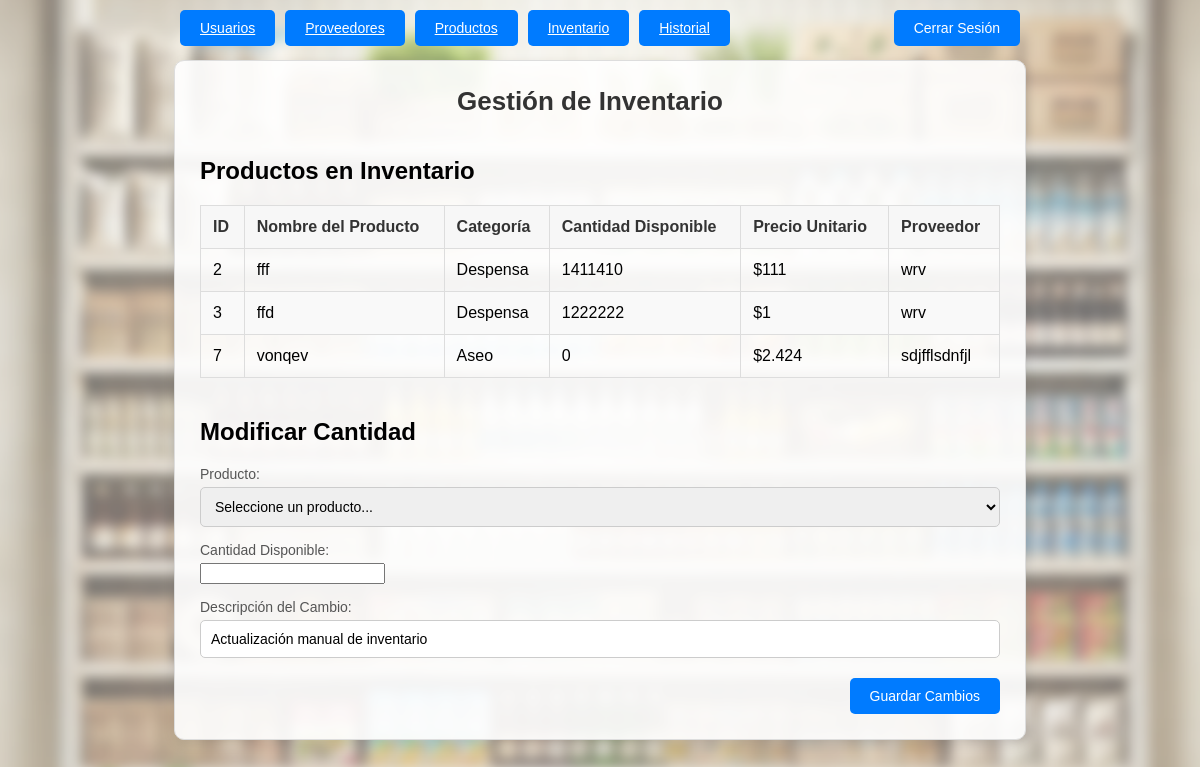
Page /inventario/ (signed in) on the earlier database version.
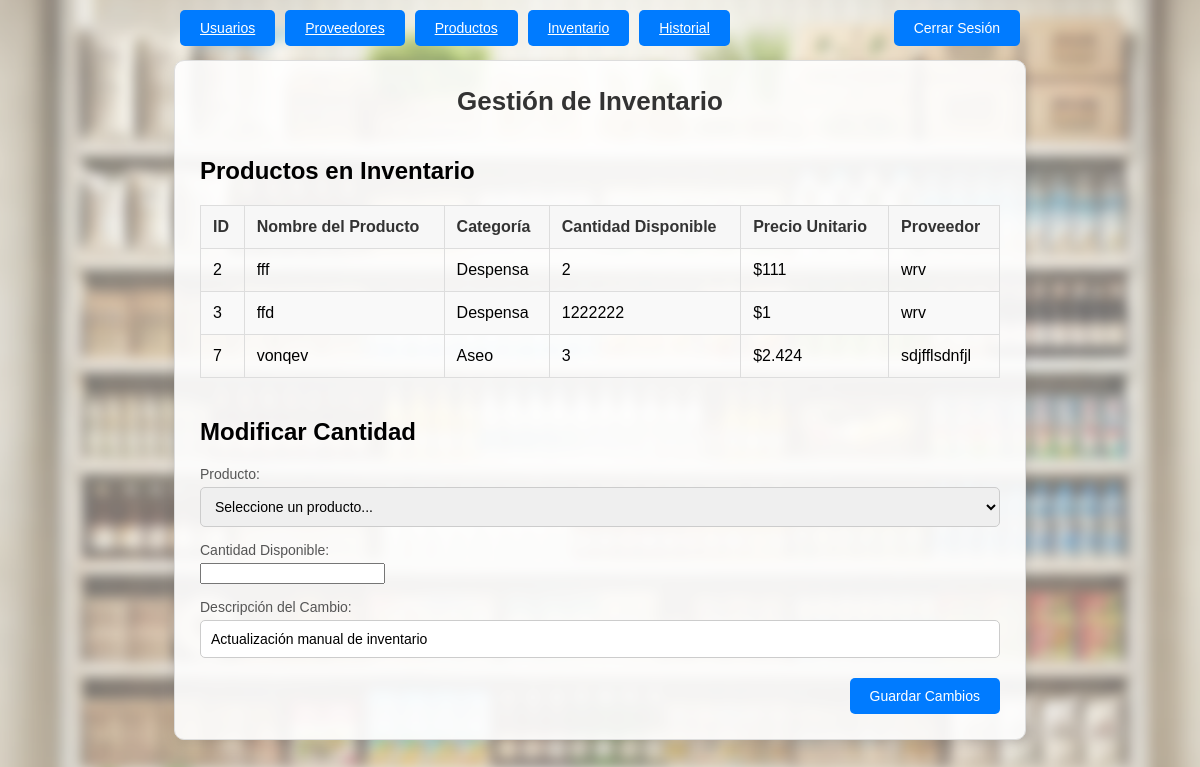
Same page on the later database version.
### inventario/models.py (models this page shows, shortened)
class Inventario(models.Model):
    producto = models.ForeignKey(
        'productos.Producto',
        on_delete=models.PROTECT,  # Evita la eliminación en cascada
        related_name='inventarios'
    )
    cantidad_disponible = models.PositiveIntegerField(default=0)

### productos/models.py (models this page shows, shortened)
class Producto(models.Model):
    nombre_producto = models.CharField(max_length=100)
    class Categoria(models.TextChoices):
        ASEO = 'Aseo', 'Aseo'
        DESPENSA = 'Despensa', 'Despensa'
        CONGELADOS = 'Congelados', 'Congelados'
        CUIDADO_PERSONAL = 'Cuidado Personal', 'Cuidado Personal'
    categoria = models.CharField(
        max_length=16,
        choices=Categoria.choices,
        blank=False,
    )
    precio = models.DecimalField(max_digits=10, decimal_places=2)
    proveedor = models.ForeignKey(
        'proveedores.Proveedor',
        on_delete=models.PROTECT,
        related_name='productos'
    )
    descripcion = models.TextField(blank=True, null=True)
    fecha_registro = models.DateTimeField(auto_now_add=True)

### proveedores/models.py (models this page shows, shortened)
class Proveedor(models.Model):
    nombre_razon_social = models.CharField(max_length=100, verbose_name="Nombre o Razón Social")
    class TipoProveedor(models.TextChoices):
        ASEO = 'Aseo', 'Aseo'
        DESPENSA = 'Despensa', 'Despensa'
        CONGELADOS = 'Congelados', 'Congelados'
        CUIDADO_PERSONAL = 'Cuidado Personal', 'Cuidado Personal'
    tipo_proveedor = models.CharField(
        max_length=16,
        choices=TipoProveedor.choices,
        blank=False,
    )
    rut = models.CharField(
        max_length=12,
        unique=True,
        verbose_name="RUT"
    )
    direccion = models.CharField(
        max_length=255,
        blank=True,
        null=True,
        verbose_name="Dirección"
    )
    telefono = models.CharField(
        max_length=15,
        blank=True,
        null=True,
        verbose_name="Teléfono"
    )
    email = models.EmailField(
        max_length=100,
        unique=True,
        blank=True,
        null=True,
        verbose_name="Correo Electrónico"
    )
    notas = models.TextField(
        blank=True,
        null=True,
        verbose_name="Notas o Comentarios"
    )
    creado_en = models.DateTimeField(
        auto_now_add=True,
        verbose_name="Fecha de Creación"
    )

### inventario/views.py (the view)
# urls.py: path('inventario/', login_required(inventario_views.gestionInventario), name='gestionInventario'),
def gestionInventario(request):
    inventarios = Inventario.objects.select_related('producto').all()
    productos_no_registrados = Producto.objects.exclude(id__in=inventarios.values('producto_id'))
    return render(request, 'inventario/gestionInventario.html', {
        'inventarios': inventarios,
        'productos_no_registrados': productos_no_registrados,
    })

### productos/templatetags/currency_filters.py (called while the page is built)
@register.filter
def currency(value):
    try:
        value = int(value)  # Convertir a entero para eliminar los decimales
    except (ValueError, TypeError):
        return value
    return f"${value:,}".replace(",", ".")

### inventario/templates/inventario/gestionInventario.html (shortened to what this page needs)
{% load currency_filters %}
<!DOCTYPE html>
<html lang="es">
<head>
    {% load static %}
    <link rel="stylesheet" href="{% static 'inventario/styles.css' %}">
</head>
<body>
    <header style="display: flex; justify-content: space-between; align-items: center; padding: 10px; position: absolute;
        top: 0; width: 70%">
        <div style="display: flex; align-items: center;">
            <nav style="display: flex; gap: 10px;">
                {% if request.user.rol == "Administrador" %}
                  <a href="{% url 'gestionUsuarios' %}" class="button">Usuarios</a>
                  <a href="{% url 'gestionProveedores' %}" class="button">Proveedores</a>
                  <a href="{% url 'gestionProductos' %}" class="button">Productos</a>
                {% endif %}
                <a href="{% url 'gestionInventario' %}" class="button">Inventario</a>
                <a href="{% url 'historial' %}" class="button">Historial</a>
            </nav>
        </div>
        <form method="post" action="{% url 'logout' %}">
            <button type="submit" class="button delete">Cerrar Sesión</button>
        </form>
    </header>
    <div class="container">
      <h1 style="margin-right: 20px;">Gestión de Inventario</h1>
        <div class="table-container">
            <h2>Productos en Inventario</h2>
            <table>
                <thead>
                    <tr>
                        <th>ID</th>
                        <th>Nombre del Producto</th>
                        <th>Categoría</th>
                        <th>Cantidad Disponible</th>
                        <th>Precio Unitario</th>
                        <th>Proveedor</th>
                    </tr>
                </thead>
                <tbody>
                    {% for item in inventarios %}
                    <tr>
                        <td>{{ item.producto.id }}</td>
                        <td>{{ item.producto.nombre_producto }}</td>
                        <td>{{ item.producto.categoria }}</td>
                        <td>{{ item.cantidad_disponible }}</td>
                        <td>{{ item.producto.precio|currency }}</td>
                        <td>{{ item.producto.proveedor.nombre_razon_social }}</td>
                    </tr>
                    {% empty %}
                    <tr>
                        <td colspan="7">No hay productos en el inventario.</td>
                    </tr>
                    {% endfor %}
                </tbody>
            </table>
        </div>
        <div class="form-section" style="margin-top: 40px;">
            <h2>Modificar Cantidad</h2>
            <form method="post" action="{% url 'modificarCantidad' %}">
                <div class="form-group">
                    <label for="producto-id">Producto:</label>
                    <select id="producto-id" name="producto_id" class="form-control" required onchange="document.getElementById('cantidad-disponible').value = this.value ? productQuantities[this.value] : ''">
                      <option value="">Seleccione un producto...</option>
                  </select>
                </div>
                <div class="form-group">
                    <label for="cantidad-disponible">Cantidad Disponible:</label>
                    <input type="number" id="cantidad-disponible" name="cantidad_disponible" required>
                </div>
                <div class="form-group">
                    <label for="descripcion">Descripción del Cambio:</label>
                    <input type="text" id="descripcion" name="descripcion" class="form-control" value="Actualización manual de inventario" readonly>
                </div>
                <div class="button-container">
                    <button type="submit" class="button">Guardar Cambios</button>
                </div>
            </form>
        </div>
    </div>
</body>
</html>

Differences in the rows shown:
changed Inventario "fff": cantidad_disponible "1411410" → "2"
changed Inventario "vonqev": cantidad_disponible "0" → "3"
